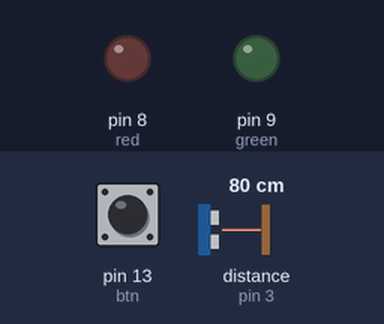
Simulated run of this sketch. Board: Arduino Uno, built with avr-gcc and run on an emulated ATmega328P. On the bench: output pins drawn as LEDs (lit = HIGH). Wiring (inferred from the names in the program): ultrasonic range finder: trigger pin 2; echo pin 3. The test bench sets the inputs (shaded band); at power-on: pin 13 (btn) LOW, distance to the obstacle (sensor on pin 3) 80 cm. The echo pulse lasts 58.3 µs per cm; pins used as bus, display or sensor lines are not drawn; what the sketch prints to the serial monitor is not drawn.

Above: at 1.2 s.
1.3 s: pin 13 (btn) pulled HIGH for 0.15 s
At 1.5 s:
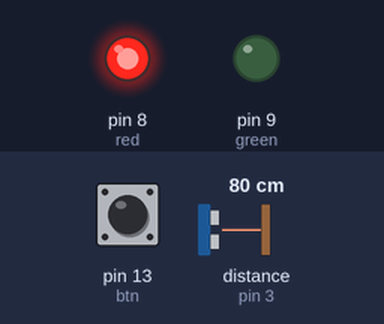
3.0 s: pin 13 (btn) pulled HIGH for 1 s
At 5.0 s:
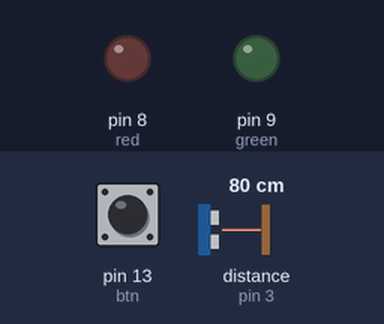
7.0 s: distance to the obstacle (sensor on pin 3) set to 120 cm
10.0 s: distance to the obstacle (sensor on pin 3) set to 9 cm
13.0 s: pin 13 (btn) pulled HIGH for 0.15 s
At 13.19 s:
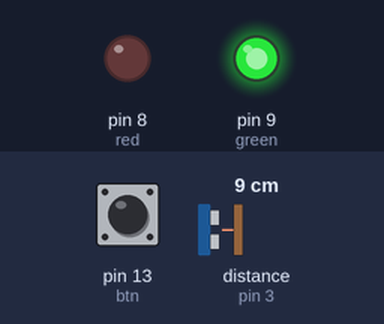
14.7 s: pin 13 (btn) pulled HIGH for 3.2 s
At 18.5 s:
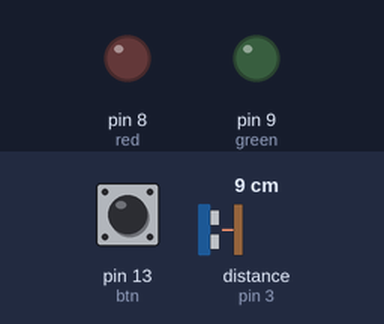
Timing chart, 0 to 20.0 s (numbered marks = the images above; inputs shaded):
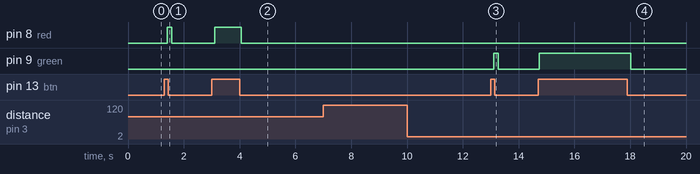

The sketch:

quiz_2led_1btn_us.ino
```cpp
//버튼(5pin) / led2개(green :10pin / red:9pin) 아날로그가능
//초음파센서( tri:2pin / ech :3pin )

int btn = 13;
int red = 8;
int green = 9;
int trig = 2;
int echo = 3;

void setup() {
  Serial.begin(9600);
  //  ultrasonic sensor
  pinMode(trig, OUTPUT);
  pinMode(echo, INPUT);
  //  green led
  pinMode(green, OUTPUT);
  //  red led
  pinMode(red, OUTPUT);
  //  btn
  pinMode(btn, INPUT);

}

void loop() {
  digitalWrite(trig, HIGH);
  delayMicroseconds(10);  // 10 밀리세컨드(0.01초)동안 trigger핀을 high로 하면 초음파가 나옴
  digitalWrite(trig, LOW);

  long duration = pulseIn(echo, HIGH);

  long distance = duration / 58.2 ;


  // led는 버튼이 눌린 상태에서만 점등됨
  if(digitalRead(btn) == HIGH){
    Serial.println("btn pushed");

    if(distance >=5 && distance <10){
      //초록색 점등
      digitalWrite(green, HIGH);
      digitalWrite(red, LOW);
       Serial.println("거리 5이상 10 미만 : green 점등");
    } else {
      // 빨간색 점등
      digitalWrite(red, HIGH);
      digitalWrite(green, LOW);
       Serial.println("거리가 멀어짐 red 점등");
    }

  } else {
    Serial.println("btn unpushed");
    digitalWrite(red, LOW);
    digitalWrite(green, LOW);
  }
  Serial.println("distance : ");
  Serial.println(distance);
  Serial.println("------------------------------------------------------");
  delay(100);

}
```

Measured:
- after the input at 1.3 s, pin 8 (red): LOW → HIGH after 0.11 s, → LOW 0.16 s later
- after the input at 3.0 s, pin 8 (red): LOW → HIGH after 0.11 s, → LOW 0.96 s later
- after the input at 7.0 s, every drawn part: stays the same
- after the input at 10.0 s, every drawn part: stays the same
- after the input at 13.0 s, pin 9 (green): LOW → HIGH after 0.11 s, → LOW 0.16 s later
- after the input at 14.7 s, pin 9 (green): LOW → HIGH at once, → LOW 3.3 s later
